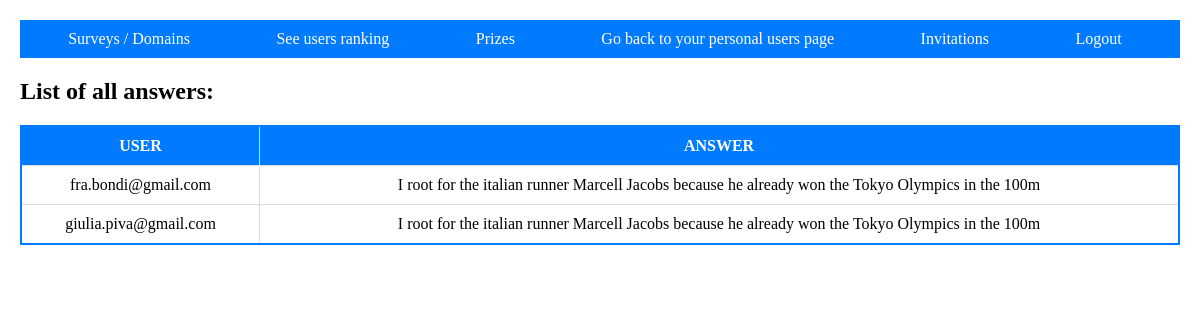
Screenshot of /ViewAnswers.php?idDomanda=16 (signed in) with the database file from the repository.
### tables this page shows
CREATE TABLE IF NOT EXISTS `open_answer` (
  `Text` text NOT NULL,
  `Email_User` varchar(50) NOT NULL,
  `Id_OpenQuestion` int(11) NOT NULL
);

### ViewAnswers.php (the view, shortened to what this page needs)
<!DOCTYPE html>
<?php
include("connessione.php");
if (isset($_SESSION['Email']) && isset($_SESSION['Password'])) {
    $email = $_SESSION['Email'];
    $password = $_SESSION['Password'];
    $user_type = $_SESSION['tipologia'];
    $sqlControllo1 = "Select Email, Password from user WHERE ";
    $sqlControllo1.= "Email='" . $email . "' and Password='" . $password . "';";
    $risControllo1 = mysqli_query($link, $sqlControllo1);
    if ((mysqli_num_rows($risControllo1) == 0 && $user_type != 'premium') && $user_type != 'azienda') {
        $_SESSION = array();
        session_destroy();
        header("Location:index.php");
    } else {
?>
        <html>
        <head>
            <link rel="stylesheet" href="https://cdn.jsdelivr.net/npm/water.css@2/out/water.css">
        </head>
        <body class="page-container">
            <nav>
                <ul class="navbar">
                    <li><a href="SurveyManage.php">Surveys / Domains</a></li>
                    <li><a href="UsersRanking.php">See users ranking</a></li>
                    <li><a href="Prizes.php">Prizes</a></li>
                    <?php
                    if ($user_type == 'azienda') {
                    ?><li><a href="CompanyArea.php">Go back to your personal company page</a></li><?php
                    } else {
                    ?><li><a href="UserArea.php">Go back to your personal users page</a></li>
                        <li><a href="InvitationManage.php">Invitations</a></li><?php
                    }
                    ?>
                    <li><a href="index.php">Logout</a></li>
                </ul>
            </nav>
            <h2>List of all answers:</h2>
            <table border="1" class="survey-table">
                <tr>
                    <?php if ($user_type != 'azienda') {
                        echo "<th>USER</th>";
                    } ?>
                    <th>ANSWER</th>
                </tr>
                <?php
                $idDomanda = $_REQUEST['idDomanda'];
                $sqlTipologiaDomanda = "SELECT * FROM open_answer  WHERE Id_OpenQuestion='$idDomanda'";
                $risTipologiaDomanda = mysqli_query($link, $sqlTipologiaDomanda) or die(mysqli_error($link));
                if (mysqli_num_rows($risTipologiaDomanda) > 0) {
                    while ($risposta = mysqli_fetch_array($risTipologiaDomanda)) {
                ?>
                        <tr>
                            <?php if ($user_type != 'azienda') {
                                echo "<td>" . $risposta['Email_User'] . "</td>";
                            } ?>
                            <td><?php echo $risposta['Text'] ?></td>
                        </tr>
                    <?php
                    }
                }
                ?>
            </table>
        </body>
        </html>
<?php
    }
} else {
    header("Location:index.php");
}
?>

### ViewAnswers.php (style rules this page uses)
.survey-table { width: 100%; border-collapse: collapse; margin: 20px 0; background-color: #fff; border: 2px solid #007bff; }
.survey-table th, .survey-table td { padding: 10px; text-align: center; border: 1px solid #ddd; }
.survey-table th { background-color: #007bff; color: #fff; }
nav { background-color: #007bff; padding: 10px; }
nav ul.navbar { list-style: none; padding: 0; margin: 0; display: flex; justify-content: space-around; }
nav .navbar li { margin-right: 10px; }
nav .navbar a { text-decoration: none; color: #fff; }
.page-container { max-width: 1200px; margin: 0 auto; padding: 20px; }

### rows the page displays
open_answer: Email_User "fra.bondi@gmail.com", Text "I root for the italian runner Marcell Jacobs because he already won the Tokyo Olympics in the 100m"
open_answer: Email_User "giulia.piva@gmail.com", Text "I root for the italian runner Marcell Jacobs because he already won the Tokyo Olympics in the 100m"
